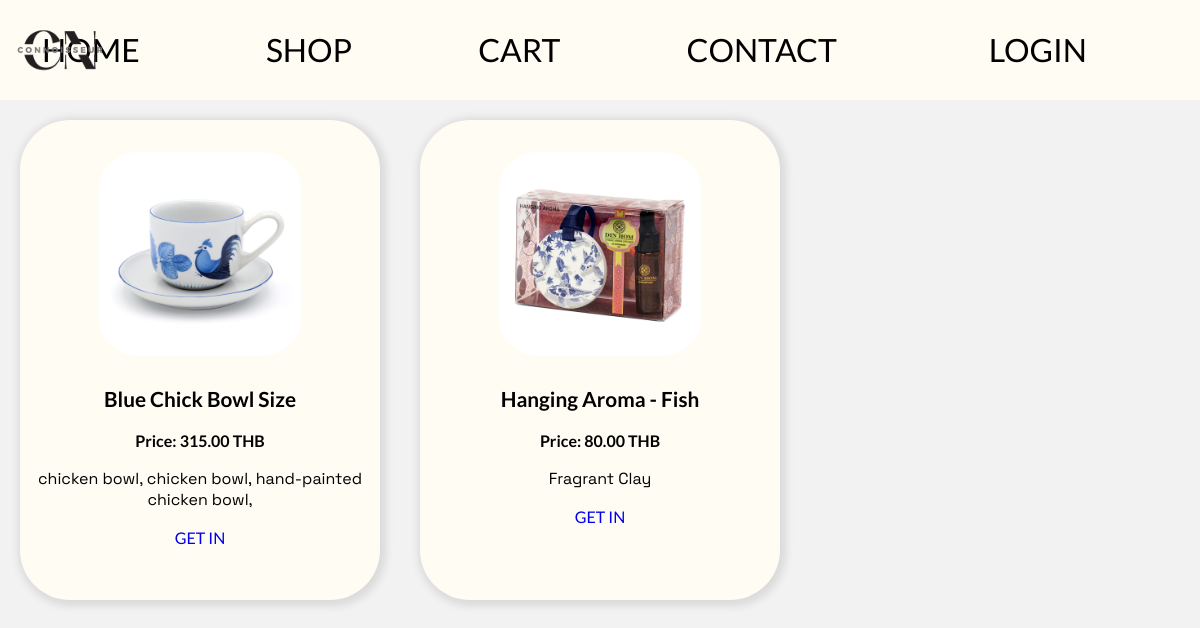
The page /shop.php on the database its author committed.
### tables this page shows
CREATE TABLE `image` (
  `id` int(11) NOT NULL,
  `img` varchar(255) NOT NULL,
  `product_id` int(11) NOT NULL
);

CREATE TABLE `product` (
  `id` int(11) NOT NULL,
  `product_name` varchar(20) NOT NULL,
  `product_price` int(20) NOT NULL,
  `product_desc` varchar(500) NOT NULL,
  `city` varchar(255) NOT NULL,
  `vendor` varchar(500) NOT NULL,
  `subtitle` varchar(100) NOT NULL
);

### shop.php (the view, shortened to what this page needs)
<?php
require "header_index.php";
?>
<html>
    <head>
<link rel="stylesheet" href="css/shop.css">
    </head>
    <body>
        <main>
            <?php
            $query = "SELECT * FROM image
            JOIN product as p on image.product_id = p.id; ";
            $result = mysqli_query($connect, $query);
            while($row =mysqli_fetch_assoc($result)){?>
            <div class="product-box">
                <div class="img"> <img src="image/<?php echo$row['img']?>"  alt=""></div>
                <h1> <?php echo$row['product_name']; ?></h1>
                <div class="price"> Price: <?php echo number_format($row['product_price'],2)?> THB</div>
                <div class="desc"><?php echo$row['subtitle']; ?></div>
                    <div class="add"><a href="product.php?id=<?php echo$row['id'] ?>">GET IN</a></div>
            </div><?php } ?>
        </main>
    </body>
</html>

### header_index.php (shortened to what this page needs)
<html>
    <head>
    <link rel="stylesheet" href="css/header_indexx.css">
    <link rel="stylesheet" href="header_indexx.css">
    </head>
    <form action="#">
        <body>
            <header >
            <nav>
                <ul>
                <li><img src="image/Logo.png" alt="" class="logo"></li>
                <li><a  class="active" href="Homepage.php">HOME</a></li>
                <li><a class="active"href="shop.php">SHOP</a></li>
                <li><a href="cart.php?id=0&action=non">CART</a></li>
                <li><a class="active" href="contact.php">CONTACT</a></li>
                    <li><a href="#">
                    <?php
                    if(isset($_SESSION['username'])){
                    echo "<li><a href='profile.php'> Profile";
                    echo "</a></li>";
                    }
                    else{
                        echo "<a href='login.php'>LOGIN</a>";
                    }
                    ?>
                </a></li>
                </ul>
            </header>
        </body>
    </form>
</html>

### css/header_indexx.css (style rules this page uses)
body { background-color: #F2F2F2; font-family: 'Space Grotesk', sans-serif; height: 10vh; }
* { padding: 0; margin: 0; text-decoration: none; list-style: none; box-sizing: border-box; }
nav { position: relative; background: #FEFCF3; height: 100px; width: 100%; }
nav ul { float: right; margin-right: 50px; justify-content: space-around; display: flex; }
.logo { position: absolute; margin-top: 50px; height: 100px; left: 10px; }
nav ul li { display: inline-block; line-height: 200px; margin: -50px 50px; font-weight: 400; font-size: 2rem; list-style: none; }
nav ul li a { color: black; padding: 7px 13px; border-radius: 3px; text-transform: uppercase; }

### css/shop.css (style rules this page uses)
* { font-family: 'Lato', sans-serif; margin: 0; box-sizing: border-box; }
main { display: grid; grid-template-columns: 1fr 1fr 1fr; animation: fadeIn 2s ; }
.product-box { display: flex; flex-direction: column; min-height: 60vh; align-items: center; background-color: #FEFCF3; border-radius: 50px; margin: 5%; box-shadow: 2px 2px 8px 4px rgba(0, 0, 0, 0.1); }
.img img { width: 17vw; height: auto; margin-top: 2rem; animation: fadeIn 5s ; border-radius: 40px; }
h1 { margin-top: 30px; font-size: 3rem; font-size: 1.3rem; text-align: center; animation: fadeIntext 5s ; }
.price { margin-top: 20px; font-weight: 600; animation: fadeIntext 5s ; }
.desc { margin-top: 5%; font-family: 'Space Grotesk', sans-serif; text-align: start; animation: fadeIntext 5s ; text-align: center; }
.add { margin-top: 5%; animation: fadeIntext 6s ; }

### rows shown on the page
image: img (picture), product.product_name "Blue Chick Bowl Size", product.product_price "315.00", product.subtitle "chicken bowl, chicken bowl, hand-painted chicken bowl,"
image: img (picture), product.product_name "Hanging Aroma - Fish", product.product_price "80.00", product.subtitle "Fragrant Clay"
